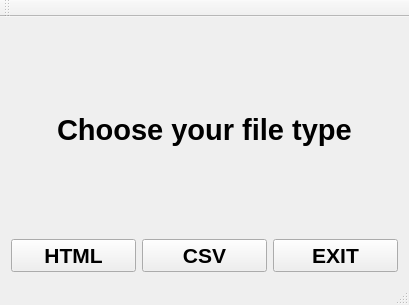
<?xml version="1.0" encoding="UTF-8"?>
<ui version="4.0">
 <class>startGUIClass</class>
 <widget class="QMainWindow" name="startGUIClass">
  <property name="geometry">
   <rect>
    <x>0</x>
    <y>0</y>
    <width>409</width>
    <height>305</height>
   </rect>
  </property>
  <property name="windowTitle">
   <string>startGUI</string>
  </property>
  <widget class="QWidget" name="centralWidget">
   <layout class="QVBoxLayout" name="verticalLayout">
    <item alignment="Qt::AlignHCenter|Qt::AlignVCenter">
     <widget class="QLabel" name="label">
      <property name="font">
       <font>
        <pointsize>22</pointsize>
        <bold>true</bold>
       </font>
      </property>
      <property name="text">
       <string>Choose your file type</string>
      </property>
      <property name="alignment">
       <set>Qt::AlignLeading|Qt::AlignLeft|Qt::AlignTop</set>
      </property>
     </widget>
    </item>
    <item>
     <layout class="QHBoxLayout" name="horizontalLayout">
      <item>
       <widget class="QPushButton" name="htmlButton">
        <property name="font">
         <font>
          <pointsize>16</pointsize>
          <bold>true</bold>
         </font>
        </property>
        <property name="text">
         <string>HTML</string>
        </property>
       </widget>
      </item>
      <item>
       <widget class="QPushButton" name="csvButton">
        <property name="font">
         <font>
          <pointsize>16</pointsize>
          <bold>true</bold>
         </font>
        </property>
        <property name="text">
         <string>CSV</string>
        </property>
       </widget>
      </item>
      <item>
       <widget class="QPushButton" name="exitButton">
        <property name="font">
         <font>
          <pointsize>16</pointsize>
          <bold>true</bold>
         </font>
        </property>
        <property name="text">
         <string>EXIT</string>
        </property>
       </widget>
      </item>
     </layout>
    </item>
   </layout>
  </widget>
  <widget class="QMenuBar" name="menuBar">
   <property name="geometry">
    <rect>
     <x>0</x>
     <y>0</y>
     <width>409</width>
     <height>22</height>
    </rect>
   </property>
  </widget>
  <widget class="QToolBar" name="mainToolBar">
   <attribute name="toolBarArea">
    <enum>TopToolBarArea</enum>
   </attribute>
   <attribute name="toolBarBreak">
    <bool>false</bool>
   </attribute>
  </widget>
  <widget class="QStatusBar" name="statusBar"/>
 </widget>
 <layoutdefault spacing="6" margin="11"/>
 <resources/>
 <connections/>
</ui>
